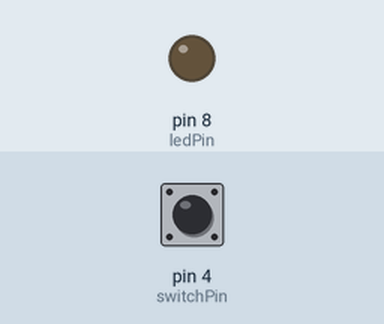
Simulated run of this sketch. Board: Arduino Uno, built with avr-gcc and run on an emulated ATmega328P. On the bench: output pins drawn as LEDs (lit = HIGH). Dashed ring = blinking. The test bench sets the inputs (shaded band); at power-on: pin 4 (switchPin) HIGH.

Above: at 1.2 s.
1.3 s: pin 4 (switchPin) pulled LOW for 3.2 s
At 1.7 s:
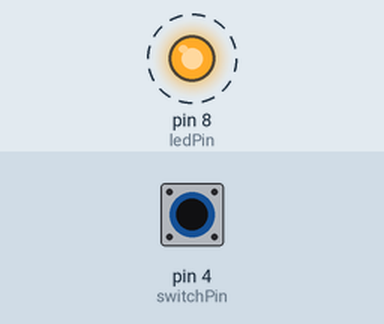
Timing chart, 0 to 8.4 s (numbered marks = the images above; inputs shaded):
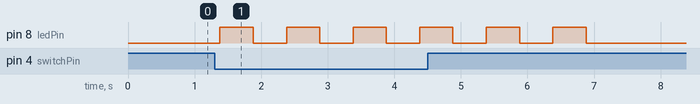

The sketch:

cool_crift_fulffy1.ino
```cpp
const int switchPin = 4;
const int ledPin = 8;
int switchState = 0;
int n=0;
void setup()
{
    pinMode(ledPin, OUTPUT);
    pinMode(switchPin, INPUT_PULLUP);
}
void loop()
{
    switchState = digitalRead(switchPin);
    if (switchState == LOW)
    {
      for (int i=0;i<n;i++)
      {
        digitalWrite(ledPin, HIGH);
        delay(500);
        digitalWrite(ledPin, LOW);
        delay(500);
    }
    }
  n++;
}
```

Measured:
- after the input at 1.3 s, pin 8 (ledPin): alternates HIGH for 0.50 s and LOW for 0.50 s, 12 changes in all, then stays LOW, starting after 0.08 s
